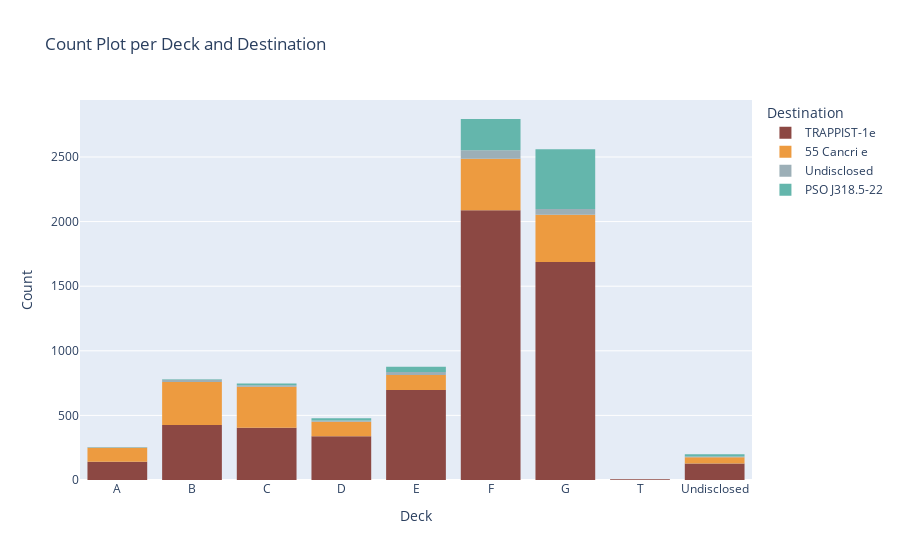

Notebook code for this chart:
### Code cell
# Create a count plot of ages using Plotly Express
custom_colors = ['#8C4843', '#ED9B40','#9CAFB7', '#64B6AC']
count_decksDestination = px.histogram(df_viz, x='Deck', title='Count Plot per Deck and Destination', color='Destination',color_discrete_sequence=custom_colors)
count_decksDestination.update_xaxes(title='Deck')
count_decksDestination.update_yaxes(title='Count')

# Show the plot
count_decksDestination.show()

### Figure 1 — Plotly figure (JSON) as saved in the notebook; plotly's stock layout.template omitted (floating-point values rounded to 4 significant figures; data arrays with more than 128 entries replaced by an {"elided": "..."} marker saying what was removed)
{"data": [{"alignmentgroup": "True", "bingroup": "x", "hovertemplate": "Destination=TRAPPIST-1e<br>Deck=%{x}<br>count=%{y}<extra></extra>", "legendgroup": "TRAPPIST-1e", "marker": {"color": "#8C4843", "pattern": {"shape": ""}}, "name": "TRAPPIST-1e", "offsetgroup": "TRAPPIST-1e", "orientation": "v", "showlegend": true, "type": "histogram", "x": {"elided": "5915 str values"}, "xaxis": "x", "yaxis": "y"}, {"alignmentgroup": "True", "bingroup": "x", "hovertemplate": "Destination=55 Cancri e<br>Deck=%{x}<br>count=%{y}<extra></extra>", "legendgroup": "55 Cancri e", "marker": {"color": "#ED9B40", "pattern": {"shape": ""}}, "name": "55 Cancri e", "offsetgroup": "55 Cancri e", "orientation": "v", "showlegend": true, "type": "histogram", "x": {"elided": "1800 str values"}, "xaxis": "x", "yaxis": "y"}, {"alignmentgroup": "True", "bingroup": "x", "hovertemplate": "Destination=Undisclosed<br>Deck=%{x}<br>count=%{y}<extra></extra>", "legendgroup": "Undisclosed", "marker": {"color": "#9CAFB7", "pattern": {"shape": ""}}, "name": "Undisclosed", "offsetgroup": "Undisclosed", "orientation": "v", "showlegend": true, "type": "histogram", "x": {"elided": "182 str values"}, "xaxis": "x", "yaxis": "y"}, {"alignmentgroup": "True", "bingroup": "x", "hovertemplate": "Destination=PSO J318.5-22<br>Deck=%{x}<br>count=%{y}<extra></extra>", "legendgroup": "PSO J318.5-22", "marker": {"color": "#64B6AC", "pattern": {"shape": ""}}, "name": "PSO J318.5-22", "offsetgroup": "PSO J318.5-22", "orientation": "v", "showlegend": true, "type": "histogram", "x": {"elided": "796 str values"}, "xaxis": "x", "yaxis": "y"}], "layout": {"barmode": "relative", "legend": {"title": {"text": "Destination"}, "tracegroupgap": 0}, "title": {"text": "Count Plot per Deck and Destination"}, "xaxis": {"anchor": "y", "domain": [0, 1], "title": {"text": "Deck"}}, "yaxis": {"anchor": "x", "domain": [0, 1], "title": {"text": "Count"}}}}
